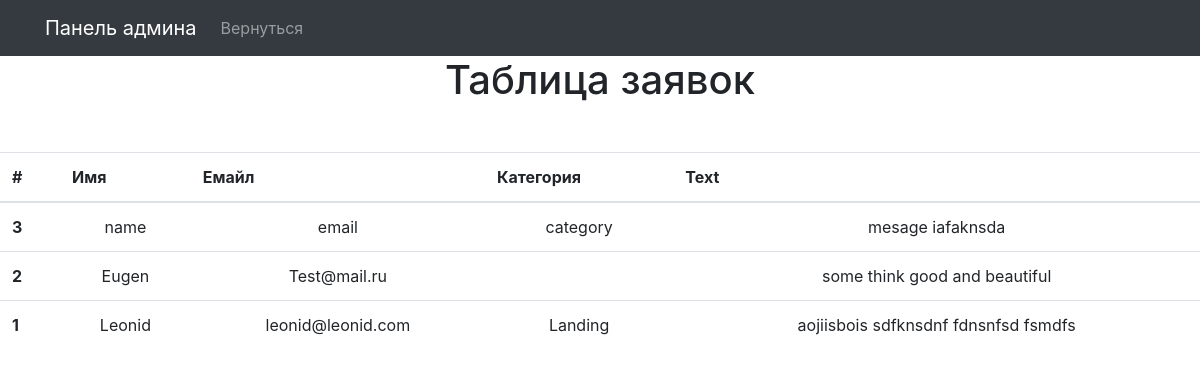
The app's page /api/adminPanel/contacts.php (signed in) with its own data.
### tables this page shows
CREATE TABLE `contacts` (
  `id` int(11) NOT NULL,
  `name` varchar(50) DEFAULT NULL,
  `email` varchar(250) DEFAULT NULL,
  `category` varchar(250) DEFAULT NULL,
  `message` text
);

### api/adminPanel/conectionAndFunctions.php (called while the page is built, shortened)
<?php
$my_host = 'localhost';
$username = 'db_user';
$password = 'db_user';
$database = 'naukin';
try{
    $link = new PDO('mysql:host='.$my_host.';dbname='.$database, $username, $password);
    $link->exec("SEET NAMES UTF8");
}catch(Exception $e){
    die("Не удалось подключиться". $e->getMessage());
}
function getContacts(){
    global $link;
    $sql = "SELECT * FROM `contacts`";
    $query= $link->query($sql);
    $query->execute();
    $data = $query->fetchAll();
    return $data;
}

### api/adminPanel/contacts.php (the view, shortened to what this page needs)
<!doctype html>
<html lang="ru">
<head>
    <link rel="stylesheet" href="https://cdn.jsdelivr.net/npm/bootstrap@4.5.3/dist/css/bootstrap.min.css">
</head>
<body>
<nav class="navbar navbar-expand-lg navbar-dark bg-dark" style="position: sticky; top:0px; z-index: 10">
    <div class="container">
        <a class="navbar-brand" href="#">Панель админа</a>
        <div class="collapse navbar-collapse" id="navbarNav">
            <ul class="navbar-nav">
                <li class="nav-item">
                    <a class="nav-link" href="admin.php">Вернуться</a>
                </li>
            </ul>
        </div>
    </div>
</nav>
<h1 align="center" class="mb-5">Таблица заявок</h1>
<table class="table" id="allPosts" width="100%" align="center">
    <thead>
    <tr>
        <th scope="col-4">#</th>
        <th scope="col">Имя</th>
        <th scope="col">Емайл</th>
        <th scope="col">Категория</th>
        <th scope="col">Text</th>
    </tr>
    </thead>
    <tbody>
    <?php
    require ('conectionAndFunctions.php');
    $contacts = getContacts();
    $contacts = array_reverse($contacts);
    foreach ($contacts as $contact) {
        echo '<tr>';
        echo '<th align="center"> ' . $contact["id"] . '</th>';
        echo '<td align="center">' . $contact["name"] . '</td>';
        echo '<td align="center">' . $contact["email"] . '</td>';
        echo '<td align="center">' . $contact["category"] . '</td>';
        echo '<td align="center">' . $contact["message"] . '</td>';
    }
    ?>
    </tbody>
</table>
</body>
</html>

### records on screen
contacts: id "3", name "name", email "email", category "category", message "mesage iafaknsda"
contacts: id "2", name "Eugen", email "Test@mail.ru", message "some think good and beautiful"
contacts: id "1", name "Leonid", email "leonid@leonid.com", category "Landing", message "aojiisbois sdfknsdnf fdnsnfsd fsmdfs"
